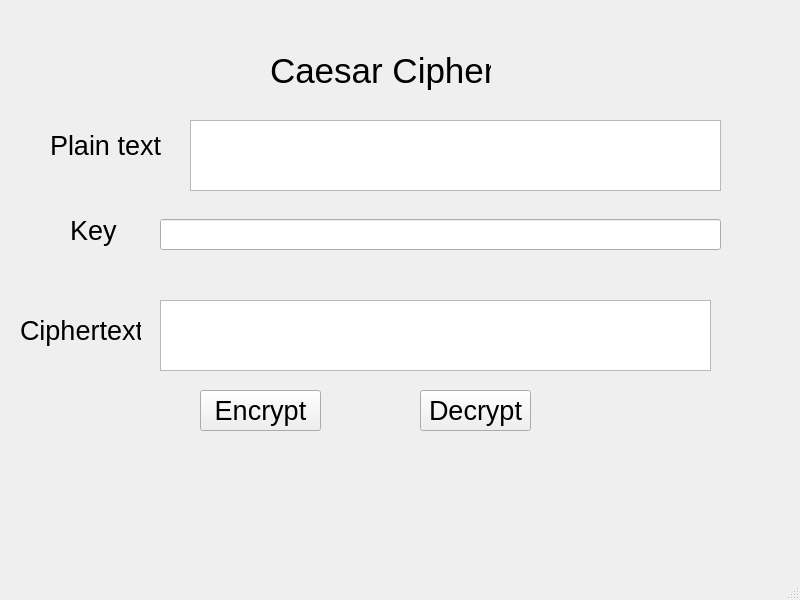
<?xml version="1.0" encoding="UTF-8"?>
<ui version="4.0">
 <class>MainWindow</class>
 <widget class="QMainWindow" name="MainWindow">
  <property name="geometry">
   <rect>
    <x>0</x>
    <y>0</y>
    <width>800</width>
    <height>600</height>
   </rect>
  </property>
  <property name="font">
   <font>
    <pointsize>20</pointsize>
   </font>
  </property>
  <property name="windowTitle">
   <string>MainWindow</string>
  </property>
  <widget class="QWidget" name="centralwidget">
   <widget class="QLabel" name="label">
    <property name="geometry">
     <rect>
      <x>270</x>
      <y>50</y>
      <width>221</width>
      <height>41</height>
     </rect>
    </property>
    <property name="font">
     <font>
      <pointsize>26</pointsize>
     </font>
    </property>
    <property name="text">
     <string>Caesar Cipher</string>
    </property>
   </widget>
   <widget class="QLabel" name="label_2">
    <property name="geometry">
     <rect>
      <x>50</x>
      <y>130</y>
      <width>111</width>
      <height>31</height>
     </rect>
    </property>
    <property name="text">
     <string>Plain text </string>
    </property>
   </widget>
   <widget class="QLabel" name="label_3">
    <property name="geometry">
     <rect>
      <x>70</x>
      <y>210</y>
      <width>71</width>
      <height>41</height>
     </rect>
    </property>
    <property name="text">
     <string>Key</string>
    </property>
   </widget>
   <widget class="QLabel" name="label_4">
    <property name="geometry">
     <rect>
      <x>20</x>
      <y>310</y>
      <width>121</width>
      <height>41</height>
     </rect>
    </property>
    <property name="text">
     <string>Ciphertext</string>
    </property>
   </widget>
   <widget class="QPushButton" name="btn_encrypt">
    <property name="geometry">
     <rect>
      <x>200</x>
      <y>390</y>
      <width>121</width>
      <height>41</height>
     </rect>
    </property>
    <property name="text">
     <string>Encrypt</string>
    </property>
   </widget>
   <widget class="QPushButton" name="btn_decrypt">
    <property name="geometry">
     <rect>
      <x>420</x>
      <y>390</y>
      <width>111</width>
      <height>41</height>
     </rect>
    </property>
    <property name="text">
     <string>Decrypt</string>
    </property>
   </widget>
   <widget class="QLineEdit" name="txt_key">
    <property name="geometry">
     <rect>
      <x>160</x>
      <y>219</y>
      <width>561</width>
      <height>31</height>
     </rect>
    </property>
   </widget>
   <widget class="QTextEdit" name="txt_plain_txt">
    <property name="geometry">
     <rect>
      <x>190</x>
      <y>120</y>
      <width>531</width>
      <height>71</height>
     </rect>
    </property>
   </widget>
   <widget class="QTextEdit" name="txt_cipher_txt">
    <property name="geometry">
     <rect>
      <x>160</x>
      <y>300</y>
      <width>551</width>
      <height>71</height>
     </rect>
    </property>
   </widget>
  </widget>
  <widget class="QMenuBar" name="menubar">
   <property name="geometry">
    <rect>
     <x>0</x>
     <y>0</y>
     <width>800</width>
     <height>43</height>
    </rect>
   </property>
  </widget>
  <widget class="QStatusBar" name="statusbar"/>
 </widget>
 <resources/>
 <connections/>
</ui>
